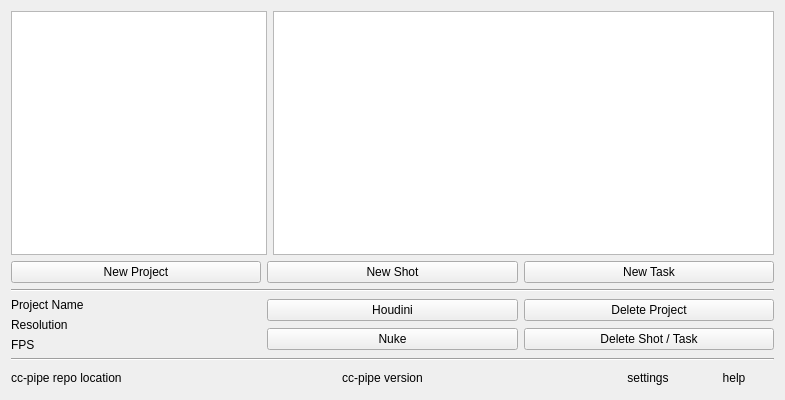
<?xml version="1.0" encoding="UTF-8"?>
<ui version="4.0">
 <class>MainWindow</class>
 <widget class="QWidget" name="MainWindow">
  <property name="geometry">
   <rect>
    <x>0</x>
    <y>0</y>
    <width>785</width>
    <height>400</height>
   </rect>
  </property>
  <property name="minimumSize">
   <size>
    <width>785</width>
    <height>400</height>
   </size>
  </property>
  <property name="windowTitle">
   <string>Project Dashboard</string>
  </property>
  <layout class="QVBoxLayout" name="verticalLayout_3">
   <item>
    <layout class="QHBoxLayout" name="HBoxProjView" stretch="0,1">
     <item>
      <widget class="QListWidget" name="ProjectView">
       <property name="sizePolicy">
        <sizepolicy hsizetype="Expanding" vsizetype="Expanding">
         <horstretch>0</horstretch>
         <verstretch>0</verstretch>
        </sizepolicy>
       </property>
      </widget>
     </item>
     <item>
      <widget class="QTreeView" name="ShotTaskView"/>
     </item>
    </layout>
   </item>
   <item>
    <layout class="QHBoxLayout" name="HBoxProjBtns">
     <item>
      <widget class="QPushButton" name="NewProjBtn">
       <property name="text">
        <string>New Project</string>
       </property>
      </widget>
     </item>
     <item>
      <widget class="QPushButton" name="NewShotBtn">
       <property name="text">
        <string>New Shot</string>
       </property>
      </widget>
     </item>
     <item>
      <widget class="QPushButton" name="NewTaskBtn">
       <property name="text">
        <string>New Task</string>
       </property>
      </widget>
     </item>
    </layout>
   </item>
   <item>
    <widget class="Line" name="Line02">
     <property name="orientation">
      <enum>Qt::Horizontal</enum>
     </property>
    </widget>
   </item>
   <item>
    <layout class="QHBoxLayout" name="HBoxLaunchBtns">
     <item>
      <layout class="QVBoxLayout" name="VBoxInfoLbls">
       <item>
        <widget class="QLabel" name="ProjNameLbl">
         <property name="text">
          <string>Project Name</string>
         </property>
        </widget>
       </item>
       <item>
        <widget class="QLabel" name="ResLbl">
         <property name="text">
          <string>Resolution</string>
         </property>
        </widget>
       </item>
       <item>
        <widget class="QLabel" name="FPSLbl">
         <property name="text">
          <string>FPS</string>
         </property>
        </widget>
       </item>
      </layout>
     </item>
     <item>
      <layout class="QVBoxLayout" name="VBoxSoftBtns">
       <item>
        <widget class="QPushButton" name="HouBtn">
         <property name="text">
          <string>Houdini</string>
         </property>
        </widget>
       </item>
       <item>
        <widget class="QPushButton" name="NukBtn">
         <property name="text">
          <string>Nuke</string>
         </property>
        </widget>
       </item>
      </layout>
     </item>
     <item>
      <layout class="QVBoxLayout" name="VBoxToolBtns">
       <item>
        <widget class="QPushButton" name="DeleteProjBtn">
         <property name="text">
          <string>Delete Project</string>
         </property>
        </widget>
       </item>
       <item>
        <widget class="QPushButton" name="DeleteShotTaskBtn">
         <property name="text">
          <string>Delete Shot / Task</string>
         </property>
        </widget>
       </item>
      </layout>
     </item>
    </layout>
   </item>
   <item>
    <widget class="Line" name="Line01">
     <property name="orientation">
      <enum>Qt::Horizontal</enum>
     </property>
    </widget>
   </item>
   <item>
    <layout class="QHBoxLayout" name="HBoxSettings" stretch="1,3,0,0">
     <item>
      <widget class="QLabel" name="RepoLocationLbl">
       <property name="text">
        <string>cc-pipe repo location</string>
       </property>
      </widget>
     </item>
     <item>
      <widget class="QLabel" name="VersionLbl">
       <property name="text">
        <string>cc-pipe version</string>
       </property>
       <property name="alignment">
        <set>Qt::AlignCenter</set>
       </property>
      </widget>
     </item>
     <item>
      <widget class="QPushButton" name="SettingsBtn">
       <property name="text">
        <string>settings</string>
       </property>
       <property name="flat">
        <bool>true</bool>
       </property>
      </widget>
     </item>
     <item>
      <widget class="QPushButton" name="HelpBtn">
       <property name="text">
        <string>help</string>
       </property>
       <property name="flat">
        <bool>true</bool>
       </property>
      </widget>
     </item>
    </layout>
   </item>
  </layout>
 </widget>
 <resources/>
 <connections/>
</ui>
